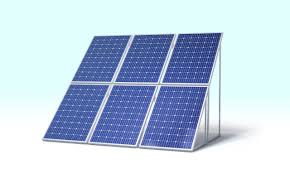
#> input picture dataset/solar_panels/download (3).jpg, 290 x 174 px, found by its file name; its folder holds only this picture in this run
$ python spoof_detector.py   (older library calls are emulated)
#> lines starting #> are read from the running program, lines starting #| are printed output that depends on the picture
import cv2
import numpy as np
import os


def detect_spoof_fft(img_gray):
    """✅ Calibrated FFT — synthetic images pakdo!"""
    rows, cols = img_gray.shape
    crow, ccol = rows // 2, cols // 2

    f_transform = np.fft.fft2(img_gray)
    f_shift     = np.fft.fftshift(f_transform)

    mask = np.ones((rows, cols), np.uint8)
    r    = 30
    mask[crow-r:crow+r, ccol-r:ccol+r] = 0

    f_masked = f_shift * mask
    score    = np.mean(np.abs(f_masked))

    # ✅ Raised: 200 → 500
    THRESHOLD = 500.0
    return score, score > THRESHOLD


def detect_spoof_laplacian(img_gray):
    """✅ Calibrated Laplacian"""
    lap_var = cv2.Laplacian(img_gray, cv2.CV_64F).var()
    # ✅ Raised: 100 → 200
    THRESHOLD = 200.0
    return lap_var, lap_var > THRESHOLD


def detect_spoof_rgb(img_bgr):
    """✅ RGB + warning fix + stricter threshold"""
    b, g, r = cv2.split(img_bgr)

    var_b   = np.var(b.astype(float))
    var_g   = np.var(g.astype(float))
    var_r   = np.var(r.astype(float))
    avg_var = (var_r + var_g + var_b) / 3

    with np.errstate(invalid='ignore', divide='ignore'):
        corr_rg = np.corrcoef(r.flatten(), g.flatten())[0, 1]
        corr_rb = np.corrcoef(r.flatten(), b.flatten())[0, 1]

    if np.isnan(corr_rg) or np.isinf(corr_rg):
        corr_rg = 1.0
    if np.isnan(corr_rb) or np.isinf(corr_rb):
        corr_rb = 1.0

    avg_corr = (abs(corr_rg) + abs(corr_rb)) / 2

    # ✅ Stricter: 0.99→0.95, 100→500
    is_real  = not (avg_corr > 0.95 and avg_var < 500)
    return avg_var, avg_corr, is_real


def detect_spoof(image_path):
    """✅ 3-layer detection — 2/3 votes"""
    img_bgr = cv2.imread(image_path)
    if img_bgr is None:
        return False

    img_gray = cv2.cvtColor(img_bgr, cv2.COLOR_BGR2GRAY)

    _, fft_real    = detect_spoof_fft(img_gray)
    _, lap_real    = detect_spoof_laplacian(img_gray)
    _, _, rgb_real = detect_spoof_rgb(img_bgr)

    votes = sum([fft_real, lap_real, rgb_real])
    return votes >= 2


def verify_integrity(image_path):
    print(f"\n{'='*50}")
    print(f"🔍 LIVENESS 2.0 — SPOOF DETECTION")
    print(f"{'='*50}")
    print(f"   Image: {os.path.basename(image_path)}")

    img_bgr = cv2.imread(image_path)
    if img_bgr is None:
        raise ValueError(f"❌ Cannot read: {image_path}")

    img_gray = cv2.cvtColor(img_bgr, cv2.COLOR_BGR2GRAY)

    fft_score, fft_real          = detect_spoof_fft(img_gray)
    lap_score, lap_real          = detect_spoof_laplacian(img_gray)
    rgb_var,   rgb_corr, rgb_real = detect_spoof_rgb(img_bgr)

    print(f"\n   FFT Score:       {fft_score:.2f} → {'✅ Real' if fft_real else '❌ Spoof'}")
    print(f"   Laplacian:       {lap_score:.2f} → {'✅ Real' if lap_real else '❌ Spoof'}")
    print(f"   RGB Variance:    {rgb_var:.2f}  → {'✅ Real' if rgb_real else '❌ Spoof'}")
    print(f"   RGB Correlation: {rgb_corr:.4f}")

    votes   = sum([fft_real, lap_real, rgb_real])
    is_real = votes >= 2

    print(f"\n   Votes: {votes}/3")

    if not is_real:
        print(f"   🚨 SPOOF DETECTED!")
        print(f"{'='*50}\n")
        raise ValueError("🚨 SPOOF: Screen/fake image detected!")

    print(f"   ✅ AUTHENTIC SURFACE VERIFIED!")
    print(f"{'='*50}\n")
    return "✅ Authentic Surface Verified"


if __name__ == "__main__":
    print(f"\n{'='*55}")
    print(f"🔍 LIVENESS 2.0 TEST")
    print(f"{'='*55}")

    solar_dir = 'dataset/val/solar_panels/'
    real_img  = os.path.join(solar_dir, os.listdir(solar_dir)[0])

    print(f"\nTest 1: Real image")
    result = verify_integrity(real_img)
#> in verify_integrity, img_bgr is the input picture: shape (174, 290, 3); mean B, G, R 225.5, 207.9, 189.7
#> in verify_integrity, `img_gray = cv2.cvtColor(img_bgr, cv2.COLOR_BGR2GRAY)`:
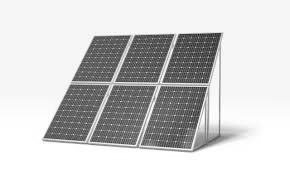
#> img_gray: shape (174, 290); min 12, max 255, mean 204.5
#> in detect_spoof_fft, `score    = np.mean(np.abs(f_masked))`: score = 2102.5
#> in verify_integrity, `fft_score, fft_real          = detect_spoof_fft(img_gray)`: fft_real = True
#> in detect_spoof_laplacian, `lap_var = cv2.Laplacian(img_gray, cv2.CV_64F).var()`: lap_var = 2970.9
#> in verify_integrity, `lap_score, lap_real          = detect_spoof_laplacian(img_gray)`: lap_real = True
#> in detect_spoof_rgb, `b, g, r = cv2.split(img_bgr)`:
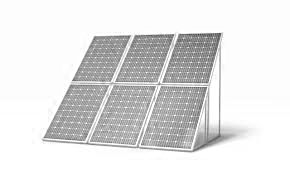
#> b: shape (174, 290); min 47, max 255, mean 225.5
#> in detect_spoof_rgb, `b, g, r = cv2.split(img_bgr)`:
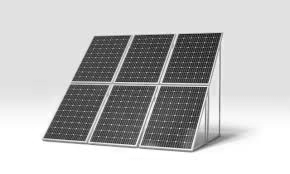
#> r: shape (174, 290); min 0, max 255, mean 189.7
#> in detect_spoof_rgb, `var_b   = np.var(b.astype(float))`: var_b = 1885.4
#> in detect_spoof_rgb, `var_g   = np.var(g.astype(float))`: var_g = 4910.6
#> in detect_spoof_rgb, `var_r   = np.var(r.astype(float))`: var_r = 5021.7
#> in detect_spoof_rgb, `avg_var = (var_r + var_g + var_b) / 3`: avg_var = 3939.2
#> in detect_spoof_rgb, `corr_rg = np.corrcoef(r.flatten(), g.flatten())[0, 1]`: corr_rg = 0.986
#> in detect_spoof_rgb, `corr_rb = np.corrcoef(r.flatten(), b.flatten())[0, 1]`: corr_rb = 0.965
#> in detect_spoof_rgb, `avg_corr = (abs(corr_rg) + abs(corr_rb)) / 2`: avg_corr = 0.976
#> in detect_spoof_rgb, `is_real  = not (avg_corr > 0.95 and avg_var < 500)`: is_real = True
#> in verify_integrity, `rgb_var,   rgb_corr, rgb_real = detect_spoof_rgb(img_bgr)`: rgb_var = 3939.2; rgb_corr = 0.976; rgb_real = True
#|    FFT Score:       2102.47 → ✅ Real
#|    Laplacian:       2970.88 → ✅ Real
#|    RGB Variance:    3939.22  → ✅ Real
#|    RGB Correlation: 0.9757
#> in verify_integrity, `votes   = sum([fft_real, lap_real, rgb_real])`: votes = 3
#> in verify_integrity, `is_real = votes >= 2`: is_real = True
#|    Votes: 3/3
    print(f"   Result: {result}")

    print(f"\nTest 2: Fake/blank image")
    fake_img = 'test_fake.jpg'
    fake     = np.zeros((224, 224, 3), dtype=np.uint8)
    cv2.imwrite(fake_img, fake)
    try:
        verify_integrity(fake_img)
#> in verify_integrity (call 2), `img_gray = cv2.cvtColor(img_bgr, cv2.COLOR_BGR2GRAY)`: img_gray: shape (224, 224); every value is 0
#|    FFT Score:       0.00 → ❌ Spoof
#|    Laplacian:       0.00 → ❌ Spoof
#|    RGB Variance:    0.00  → ❌ Spoof
#|    RGB Correlation: 1.0000
#|    Votes: 0/3
        print(f"   ❌ Should have been caught!")
    except ValueError:
        print(f"   ✅ Caught!")
    os.remove(fake_img)

    print(f"\n✅ Thresholds updated!")
    print(f"✅ Real images: PASS")
    print(f"✅ Synthetic/Fake: BLOCKED")

$ run again, on dataset/solar_panels/download (8).jpg
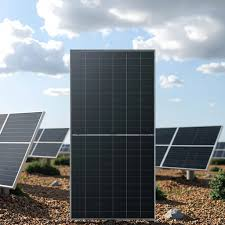
#> input picture dataset/solar_panels/download (8).jpg, 225 x 225 px, found by its file name
#> in verify_integrity, img_bgr is the input picture: shape (225, 225, 3); mean B, G, R 135.4, 131, 125.1
#> in verify_integrity, `img_gray = cv2.cvtColor(img_bgr, cv2.COLOR_BGR2GRAY)`:
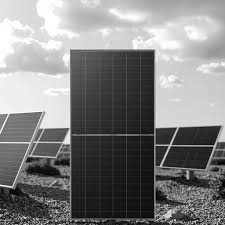
#> img_gray: shape (225, 225); min 0, max 255, mean 129.8
#> score = 2800.1
#> fft_real = True
#> lap_var = 2952.5
#> lap_real = True
#> in detect_spoof_rgb, `b, g, r = cv2.split(img_bgr)`:
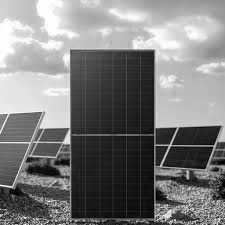
#> r: shape (225, 225); min 0, max 255, mean 125.1
#> var_b = 7667.4
#> var_g = 6668.2
#> var_r = 5993.9
#> avg_var = 6776.5
#> corr_rg = 0.987
#> corr_rb = 0.958
#> avg_corr = 0.973
#> in detect_spoof_rgb, `is_real  = not (avg_corr > 0.95 and avg_var < 500)`: is_real = True
#> rgb_var = 6776.5; rgb_corr = 0.973; rgb_real = True
#|    FFT Score:       2800.09 → ✅ Real
#|    Laplacian:       2952.54 → ✅ Real
#|    RGB Variance:    6776.51  → ✅ Real
#|    RGB Correlation: 0.9725
#> votes = 3
#> in verify_integrity, `is_real = votes >= 2`: is_real = True
#|    Votes: 3/3
#> img_gray: shape (224, 224); every value is 0
#|    FFT Score:       0.00 → ❌ Spoof
#|    Laplacian:       0.00 → ❌ Spoof
#|    RGB Variance:    0.00  → ❌ Spoof
#|    RGB Correlation: 1.0000
#|    Votes: 0/3
